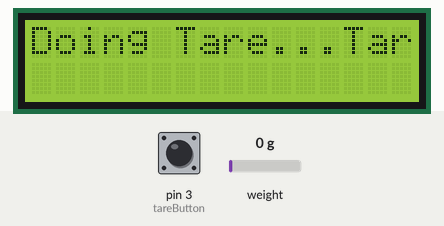
A sketch run on a simulated Arduino Uno, built with avr-gcc and run on an emulated ATmega328P. On the bench: 16×2 character LCD. The inputs (shaded band) are chosen by the test bench; at power-on: weight on the scale 0 g, pin 3 (tareButton) HIGH. What the sketch prints to the serial monitor is not drawn.

Above: at 2.1 s.
At 5.9 s:
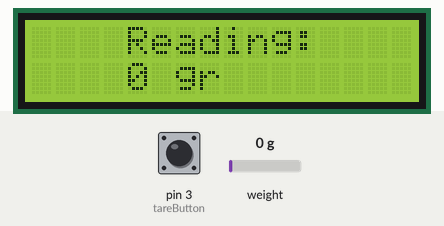
6.0 s: weight on the scale set to 100 g
At 7.3 s:
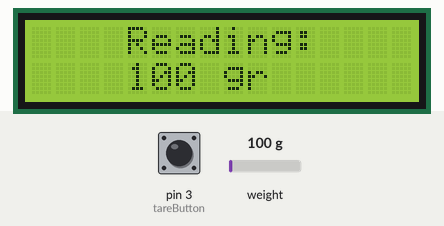
7.9 s: weight on the scale set to 1250 g
At 9.2 s:
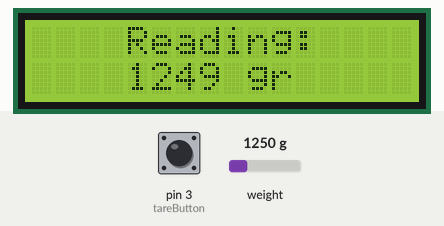
10.2 s: weight on the scale set to 2500 g
At 12.4 s:
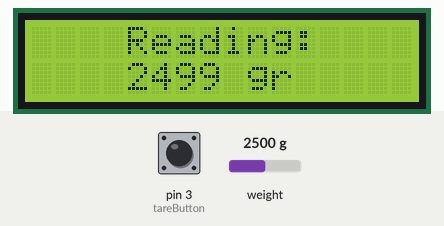
Timing chart, 0 to 13.9 s (numbered marks = the images above; inputs shaded):
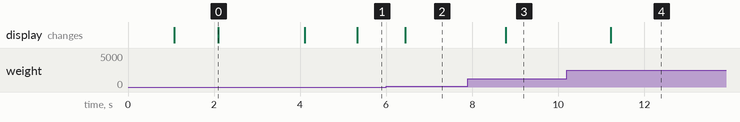

The sketch:

lcd_loadcell_pushbutton_tare.ino
```cpp
#include "HX711.h"
#include <LiquidCrystal_I2C.h>

const int tareButton = 3 /* pin RX */;

const int LCD_I2C_SCL_PIN = 5; /* pin D1 */
const int LCD_I2C_SDA_PIN = 4; /* pin D2 */

const int LOAD_CELL_DOUT = 13; /* pin D7 */
const int LOAD_CELL_CLK = 12; /* pin D6 */

HX711 scale(LOAD_CELL_DOUT, LOAD_CELL_CLK);
float calibration_factor = 691535;

// definisi dimensi LCD Liquid Crystal
const int jumlahKolomLCD = 16;
const int jumlahBarisLCD = 2;

// variabel variabel dibawah digunakan untuk mengatur klik dari push button ayakan
// supaya bisa dipakai sebagai switch on off ayakan
int tarePushButtonState = 0;
int tareLastButtonState;
int tareNewButtonValue;

int reading = 0;

int timerDelay = 1000;
unsigned long lastTime = 0;

LiquidCrystal_I2C lcd(0x27, jumlahKolomLCD, jumlahBarisLCD);

void setup() {
  // put your setup code here, to run once:
  Serial.begin(9600);
  pinMode(tareButton, INPUT_PULLUP);

  long zero_factor = scale.read_average();
  Serial.print("Zero factor: ");
  Serial.println(zero_factor);

  // Inisiasi LCD dan menyimpan ikon pada memori
  lcd.init();
  lcd.backlight();

  scale.set_scale();
  lcd.print("Doing Tare...");
  scale.tare(); // Reset berat ke 0
  lcd.print("Tare Successfully...");

  delay(2000);

  lcd.clear();
  lcd.home();
  lcd.setCursor(4,0);
  lcd.print("Reading:");
}

void loop() {
  // awal blok program untuk menerima input push button tare
  // \/\/\/\/\/\/\/\/\/\/\/\/\/\/\/\/
  tareNewButtonValue = digitalRead(tareButton);
  if(tareNewButtonValue == 1 && tareLastButtonState == 0) {
    scale.tare();
  }
  delay(100);
  tareLastButtonState = tareNewButtonValue;
  // ^^^^^^^^^^^^^^^^^^^^^^^
  // akhir blok program untuk menerima input push button tare

  // Request dilakukan setiap setengah detik
  // \/\/\/\/\/\/\/\/\/\/\/\/\/\/\/\/
  if ((millis() - lastTime) > timerDelay) {
    scale.set_scale(calibration_factor);
    reading = scale.get_units() * 1000;

    if(reading > 1 && reading < 99999 || reading == 0) {
      lcd.setCursor(4,1);
      lcd.print(reading);
      lcd.print(" gr");
      lcd.print("            ");
    }
    lastTime = millis();
  }


}
```

Measured:
- after the input at 6.0 s, the display: changes after 0.44 s (image 2)
- after the input at 7.9 s, the display: changes after 0.88 s (image 3)
- after the input at 10.2 s, the display: changes after 1.0 s (image 4)
- what the display in image 0 shows lasts 2.0 s, from 2.1 s to 4.1 s
